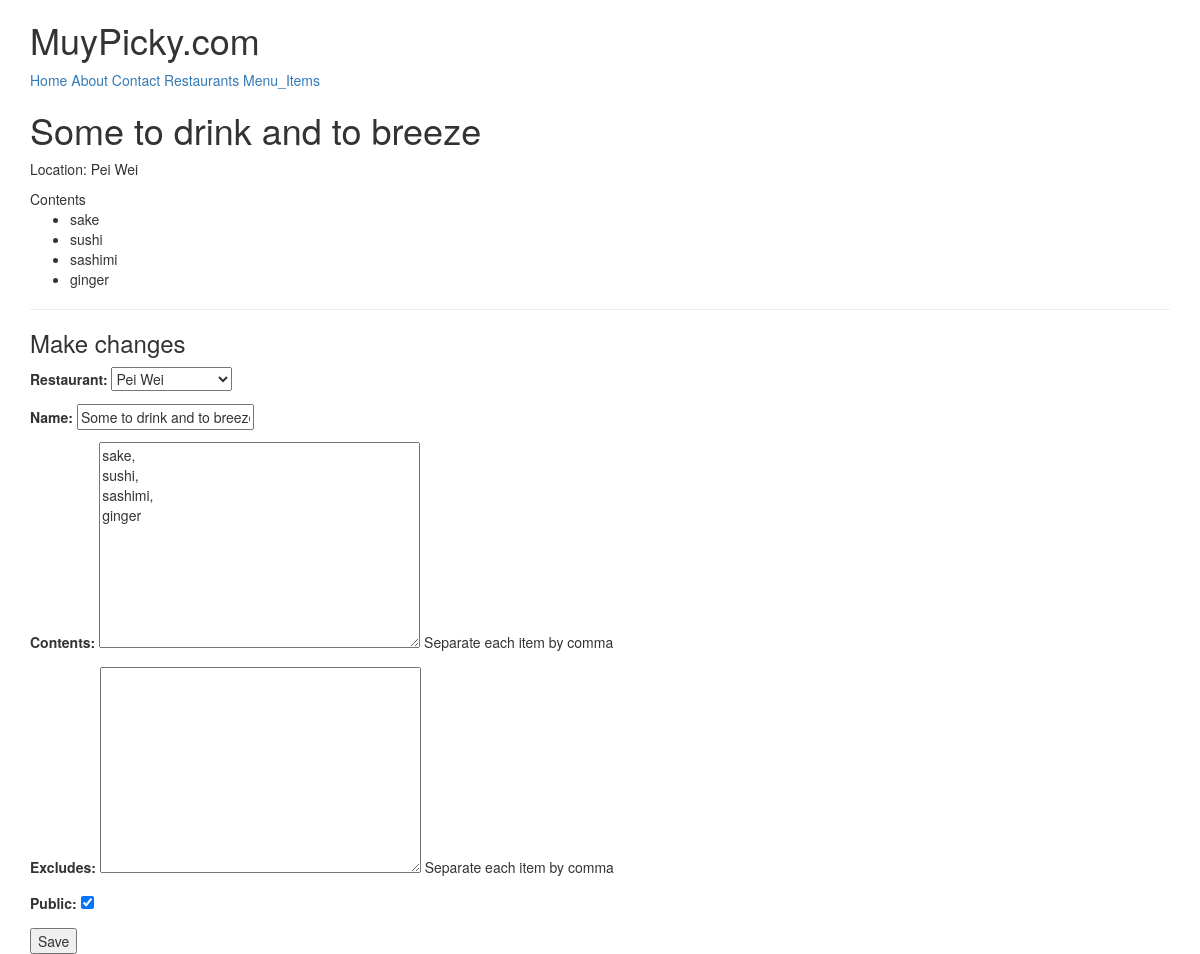
Page /items/11/ (signed in) on the committed database.
### menus/models.py (models this page shows, shortened)
class Item(models.Model):
	user 		= models.ForeignKey(settings.AUTH_USER_MODEL, on_delete=models.CASCADE)
	restaurant 	= models.ForeignKey(RestaurantLocation, on_delete=models.CASCADE)
	name 		= models.CharField(max_length=120)
	contents 	= models.TextField(help_text='Separate each item by comma')
	excludes 	= models.TextField(blank=True, null=True, help_text='Separate each item by comma')
	public 		= models.BooleanField(default=True)
	timestamp	= models.DateTimeField(auto_now_add=True)
	updated		= models.DateTimeField(auto_now=True)
	def __str__(self):
		return self.name
	class Meta:
		ordering = ['-updated', '-timestamp']
	def get_contents(self):
		return self.contents.split(",")

### restaurants/models.py (models this page shows, shortened)
class RestaurantLocation(models.Model):
	owner			= models.ForeignKey(User, on_delete=models.CASCADE)
	name			= models.CharField(max_length=120)
	location		= models.CharField(max_length=120, null=True, blank=True)
	category		= models.CharField(max_length=120, null=True, blank=True, validators=[validate_category])
	timestamp		= models.DateTimeField(auto_now_add=True)
	updated			= models.DateTimeField(auto_now=True)
	slug			= models.SlugField(null=True, blank=True)
	objects = RestaurantLocationManager()
	def __str__(self):
		return self.name

### menus/views.py (the view)
# urls.py: re_path(r'^(?P<pk>\d+)/$', ItemUpdateView.as_view(), name='detail'),
class ItemUpdateView(LoginRequiredMixin, UpdateView):
	template_name = 'menus/detail-update.html'
	form_class = ItemForm
	def get_queryset(self):
		return Item.objects.filter(user=self.request.user)
	def get_context_data(self, *args, **kwargs):
		context = super(ItemUpdateView, self).get_context_data(*args, **kwargs)
		context['title'] = 'Update Item'
		return context
	def get_form_kwargs(self):
		kwargs = super(ItemUpdateView, self).get_form_kwargs()
		kwargs['user'] = self.request.user
		return kwargs

### menus/forms.py
class ItemForm(forms.ModelForm):
	class Meta:
		model = Item
		fields = [
			'restaurant',
			'name',
			'contents',
			'excludes',
			'public'
		]
	def __init__(self, user=None, *args, **kwargs):
		print(user)
		print(kwargs)
		super(ItemForm, self).__init__(*args,**kwargs)
		self.fields['restaurant'].queryset = RestaurantLocation.objects.filter(owner=user)#.exclude(item__isnull=False)

### restaurants/models.py (called while the page is built)
	def get_queryset(self):
		return RestaurantLocationQuerySet(self.model, using=self.db)

### menus/templates/menus/detail-update.html (shortened to what this page needs)
{% extends "base.html" %}
{% block content %}
<h1>{{ form.instance.name }}</h1>
<p>Location: {{ form.instance.restaurant.name }}</p>
{% if form.instance.contents %}
Contents
<ul>
	{% for item in form.instance.get_contents %}
	<li>{{ item }}</li>
	{% endfor %}
</ul>
{% endif %}
<hr/>
<h3>Make changes</h3>
{% include 'snippets/form-snippet.html' with form=form %}
{% endblock %}

### templates/snippets/form-snippet.html (shortened to what this page needs)
<form method='POST'> {% csrf_token %}
	{{ form.as_p }}
	<button type='submit'>Save</button>
</form>

### rows in the picture
Item: instance.name "Some to drink and to breeze", instance.restaurant.name "Pei Wei", restaurant "Pei Wei", contents "sake, sushi, sashimi, ginger", public "☑"
RestaurantLocation: name "Some to drink and to breeze"

### other values in the picture
{{ item }} "sake" "sushi" "sashimi" "ginger"
